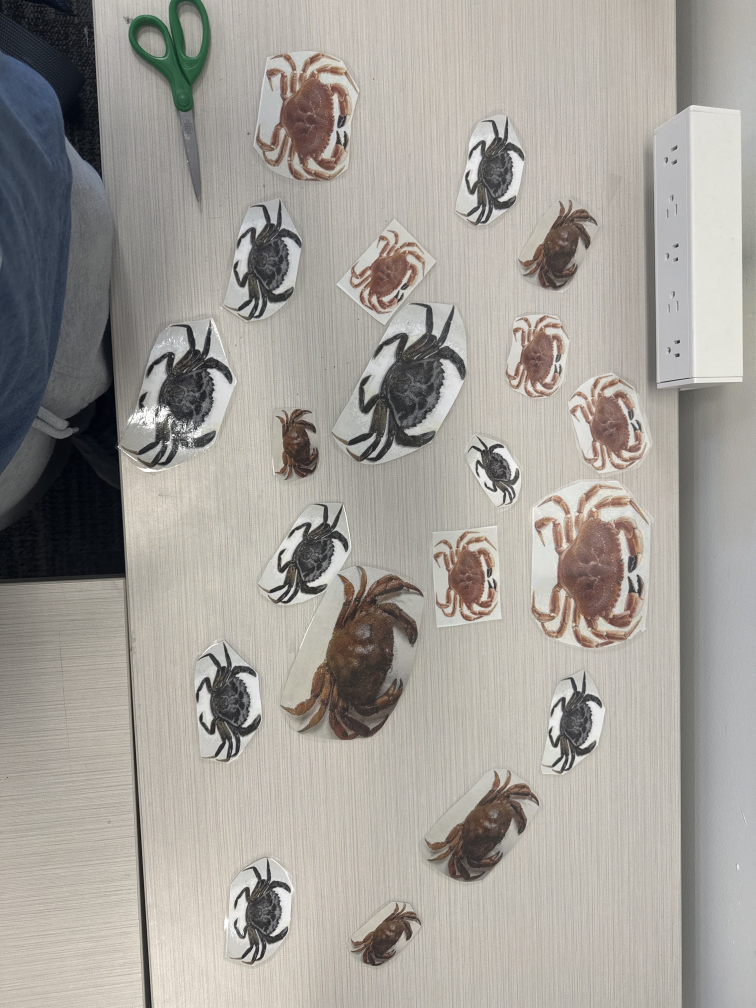
#> input picture Crab_Detection/test_2.JPG, 3024 x 4032 px, given in place of image4.jpg, which was not available (shown at 1/4 size)
$ python quadrangle_detection_image.py
#> lines starting #> are read from the running program, lines starting #| are printed output that depends on the picture; after the words box and inside, x2 and y2 are one past the last pixel; in counts of white or black regions, pixels touching at a corner belong together; pictures that were not available may be replaced by others from this repository, and a replacement may not be noted
import cv2
import numpy as np

# cap = cv2.VideoCapture(0)

def undistort(img):
    ret = 2.2063746245104525
    mtx = np.array([
        [1.09530534e+03, 0.00000000e+00, 9.54353075e+02],
        [0.00000000e+00, 1.09011353e+03, 5.41983054e+02],
        [0.00000000e+00, 0.00000000e+00, 1.00000000e+00]
    ])
    dist = np.array([[-0.32290118, 0.09774828, 0.01101426, 0.00701455, -0.01189179]])

    h,  w = img.shape[:2]
    newcameramtx, roi = cv2.getOptimalNewCameraMatrix(mtx, dist, (w,h), 1, (w,h))

    mapx, mapy = cv2.initUndistortRectifyMap(mtx, dist, None, newcameramtx, (w,h), 5)
    dst = cv2.remap(img, mapx, mapy, cv2.INTER_LINEAR)
    # crop the image
    x, y, w, h = roi
    x = x + 50
    y = y + 50
    w = w - 50
    h = h - 50
    dst = dst[y:y+h, x:x+w]

    return dst

image = cv2.imread('data/camera_roll/image4.jpg')
#> image is the input picture: shape (4032, 3024, 3); mean B, G, R 152.8, 159, 162.9
#> slider 'threshold' is set to 85
# image = undistort(image)
# image[:,:,0] = image[:,:,0]/255*10 #blue channel
# image[:,:,1] = image[:,:,1]/180*150

i_bin = image
i_blur = image


def maxl(l): return l.index(max(l))

def find_rect(i_inp):

    # i_inp = sharpen(1.0, 0, i_inp)

    cv2.imshow('img', i_inp)
    cv2.waitKey(0)
#> in changeThreshold, `i_bin = cv2.threshold(i_blur, val, 255, cv2.THRESH_BINARY)[1]`:
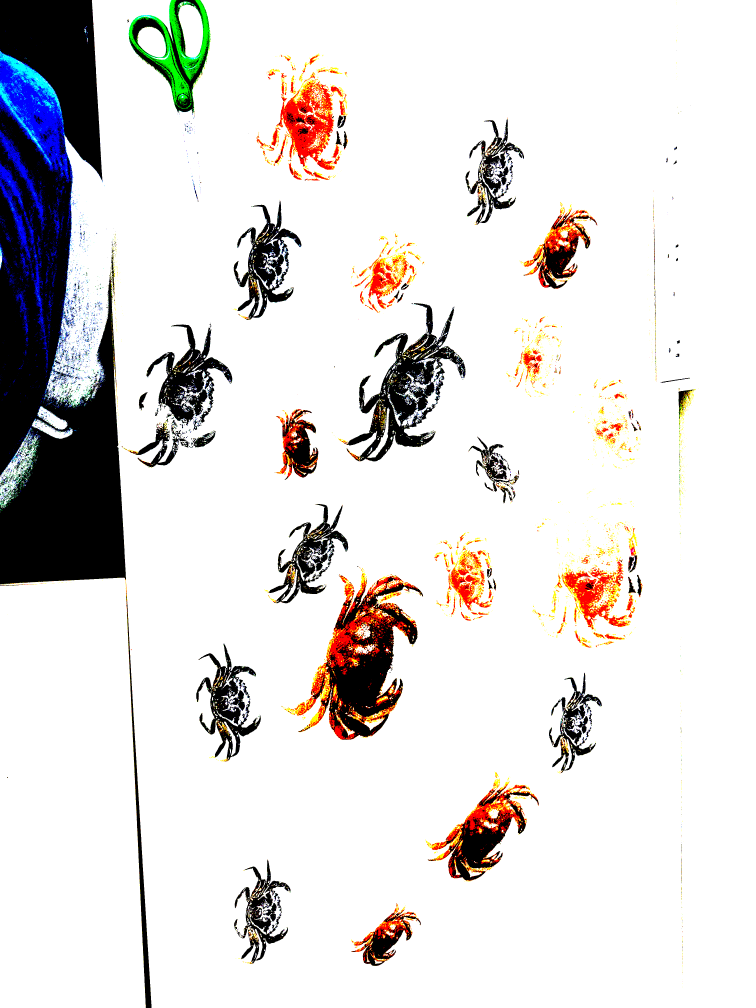
#> i_bin: shape (4032, 3024, 3) (shown at 1/4 size); mean B, G, R 219.9, 221, 223.8

    global i_bin, i_blur

    i_gray = cv2.cvtColor(i_inp, cv2.COLOR_BGR2GRAY)
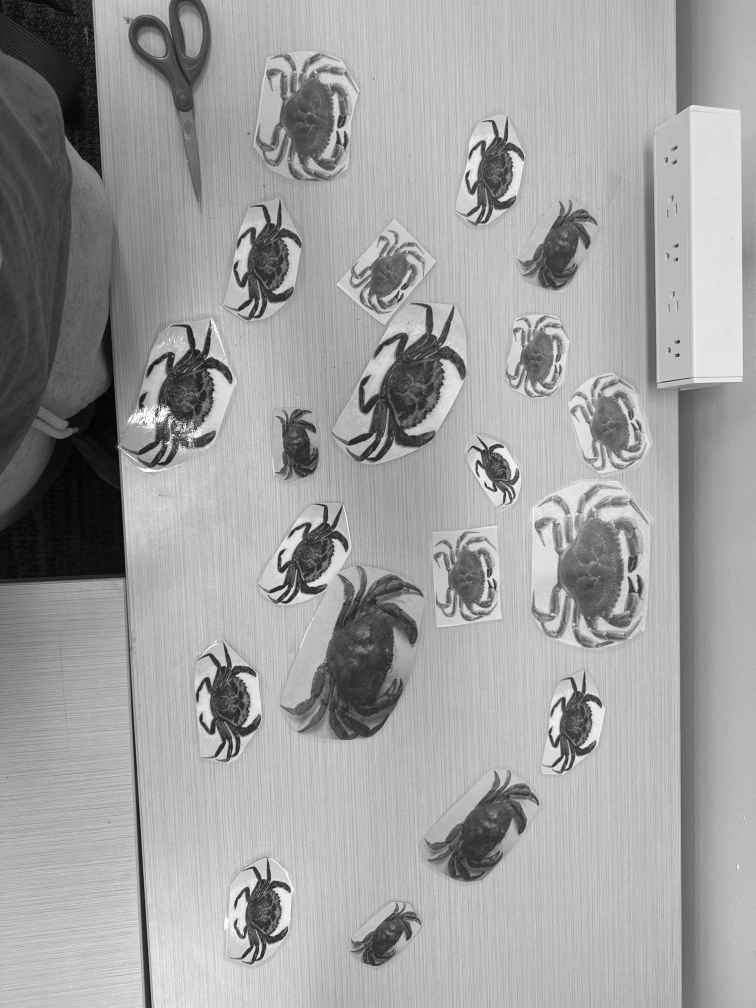
#> i_gray: shape (4032, 3024) (shown at 1/4 size); min 0, max 255, mean 159.4
    i_blur = cv2.GaussianBlur(i_gray, (5, 5), 0)
    i_blur = cv2.medianBlur(i_gray, 11)

    print(i_blur)
#> (printed output is left out)

    cv2.imshow('img', i_blur)
    cv2.waitKey(0)

    i_bin = cv2.threshold(i_blur, thresh, 255, cv2.THRESH_BINARY)[1]
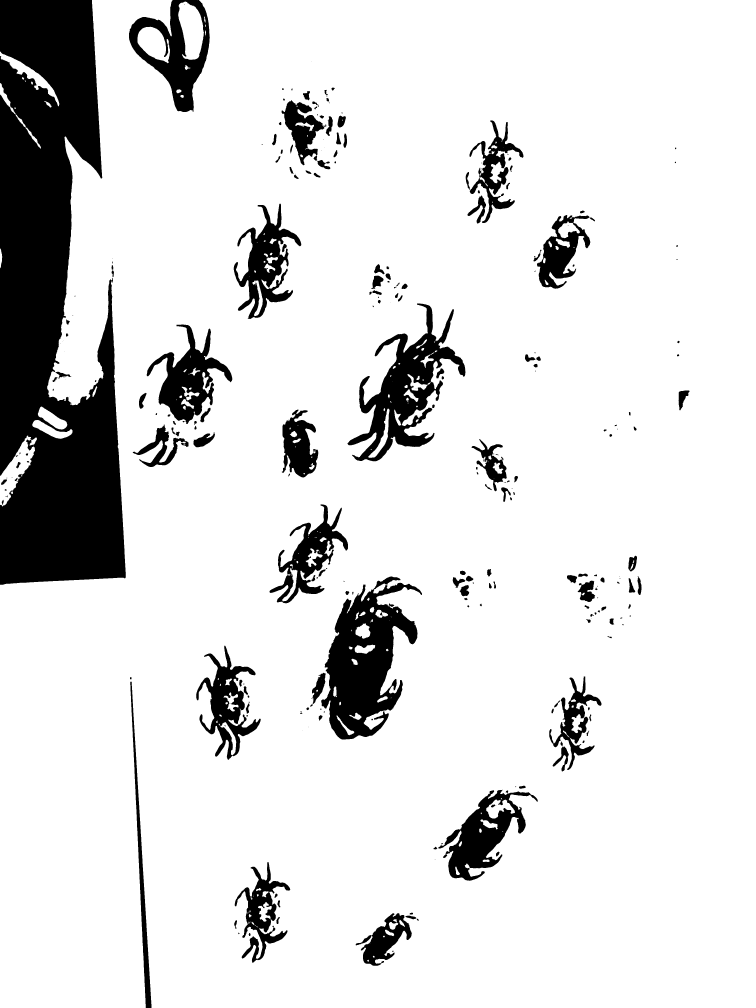
#> i_bin: shape (4032, 3024) (shown at 1/4 size); 87% white; 286 black regions (87 under 20 px)

    cv2.imshow('img', i_bin)
    cv2.waitKey(0)

    i_bin = cv2.threshold(i_blur, thresh, 255, cv2.THRESH_BINARY)[1]
    contours, hierarchy = cv2.findContours(i_bin, cv2.RETR_TREE, cv2.CHAIN_APPROX_SIMPLE)
#> contours = 506 contours, 165 with area under 20; largest, box (x1, y1, x2, y2) and area: (0, 0, 3024, 4032) 11215724, (1284, 2305, 1689, 2959) 141378, (1389, 1213, 1863, 1846) 106140, (1752, 3158, 2152, 3524) 59824, (586, 1297, 930, 1697) 53172
    cnt_largest_i = maxl(list(cv2.contourArea(c) for c in contours))
#> cnt_largest_i = 53
    cnt_largest = contours[cnt_largest_i]
#> cnt_largest = contour of 2153 points, box (x1, y1, x2, y2) (0, 0, 3024, 4032), area 11215724

    cv2.polylines(i_inp, pts=[cnt_largest], isClosed=False, color=(255, 0, 0), thickness=3)
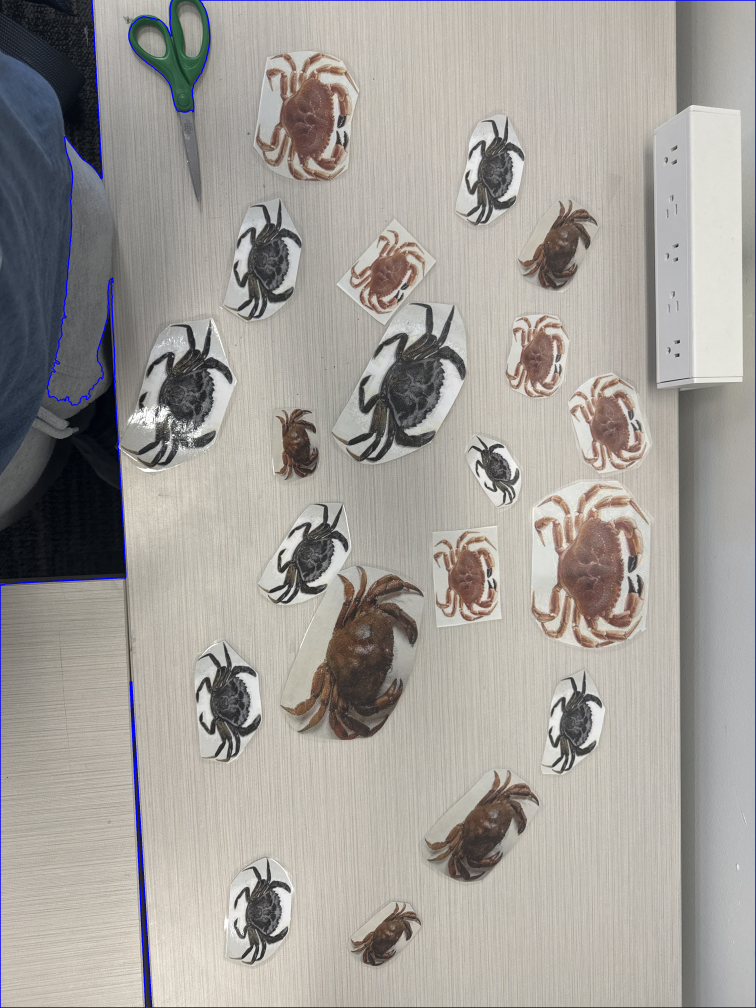
#> i_inp: shape (4032, 3024, 3) (shown at 1/4 size); mean B, G, R 153.6, 158.2, 162.1

    epsilon = 0.02 * cv2.arcLength(cnt_largest, True)
#> epsilon = 404
    approx = cv2.approxPolyDP(cnt_largest, epsilon, True)
#> approx = contour of 9 points, box (x1, y1, x2, y2) (0, 0, 3024, 4032), area 11332253

    cv2.polylines(i_inp, pts=[approx], isClosed=False, color=(0, 255, 0), thickness=6)

    print(approx)
#| [[[ 368    0]]
#|  [[   0 4031]]
#|  [[ 582 4031]]
#|  [[ 521 2726]]
#|  [[ 606 4031]]
#|  [[3023 4031]]
#|  [[3023    0]]
#|  [[ 797    0]]
#|  [[ 745  448]]]

    cv2.imshow('img', i_inp)
    cv2.waitKey(0)

    return approx

thresh = 160
def changeThreshold(val):
    global thresh
    global i_bin, i_blur
    thresh = val
    i_bin = cv2.threshold(i_blur, val, 255, cv2.THRESH_BINARY)[1]

    cv2.imshow('img', i_bin)

cv2.namedWindow("img")
cv2.createTrackbar("threshold", "img" , 0, 255, changeThreshold)


quad = find_rect(image)
#> quad has the same summary as approx in find_rect

$ run again, on Crab_Detection/test_3.JPG
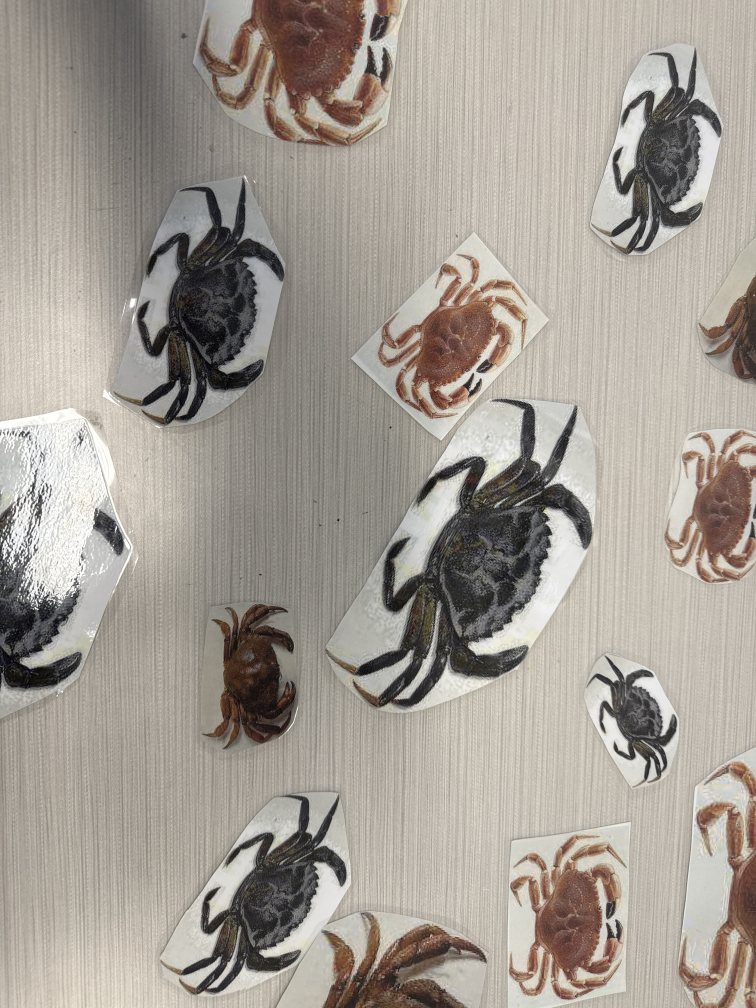
#> input picture Crab_Detection/test_3.JPG, 3024 x 4032 px, given in place of image4.jpg, which was not available (shown at 1/4 size)
#> image is the input picture: shape (4032, 3024, 3); mean B, G, R 147.8, 156.2, 163.2
#> (printed output is left out)
#> in find_rect, `i_bin = cv2.threshold(i_blur, thresh, 255, cv2.THRESH_BINARY)[1]`:
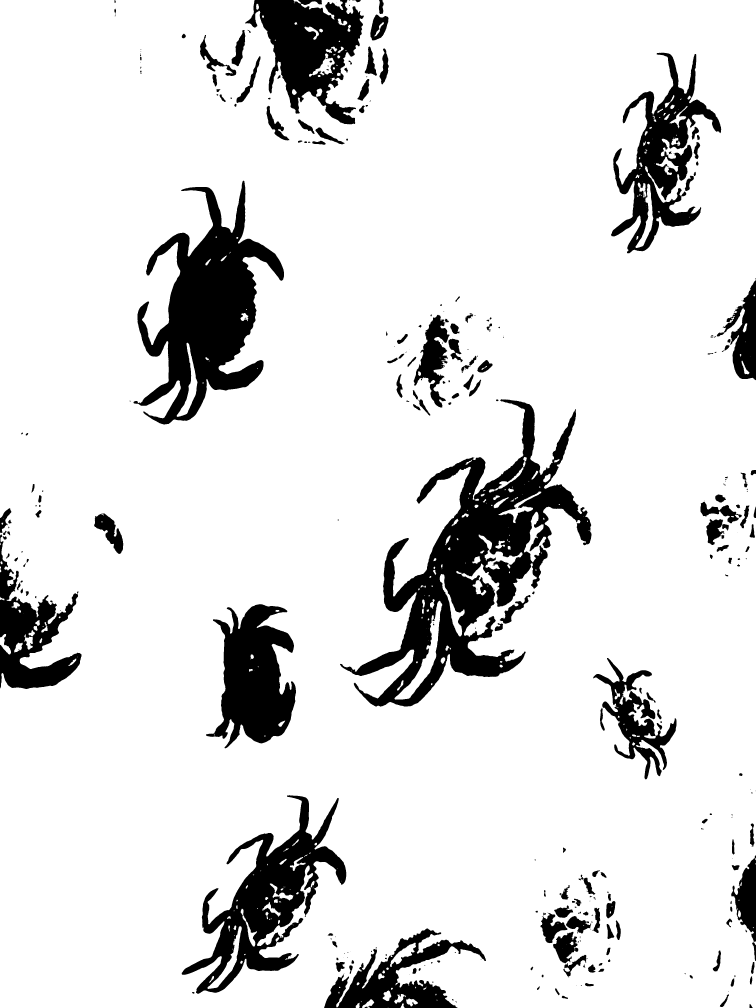
#> i_bin: shape (4032, 3024) (shown at 1/4 size); 87.7% white; 346 black regions (122 under 20 px)
#> contours = 667 contours, 253 with area under 20; largest, box (x1, y1, x2, y2) and area: (0, 0, 3024, 4032) 11836746, (1359, 1596, 2367, 2828) 392780, (533, 722, 1137, 1699) 250892, (726, 3180, 1386, 3976) 177862, (2443, 210, 2886, 1014) 128372
#> cnt_largest_i = 96
#> cnt_largest = contour of 5239 points, box (x1, y1, x2, y2) (0, 0, 3024, 4032), area 11836746
#> in find_rect, `cv2.polylines(i_inp, pts=[cnt_largest], isClosed=False, color=(255, 0,..`:
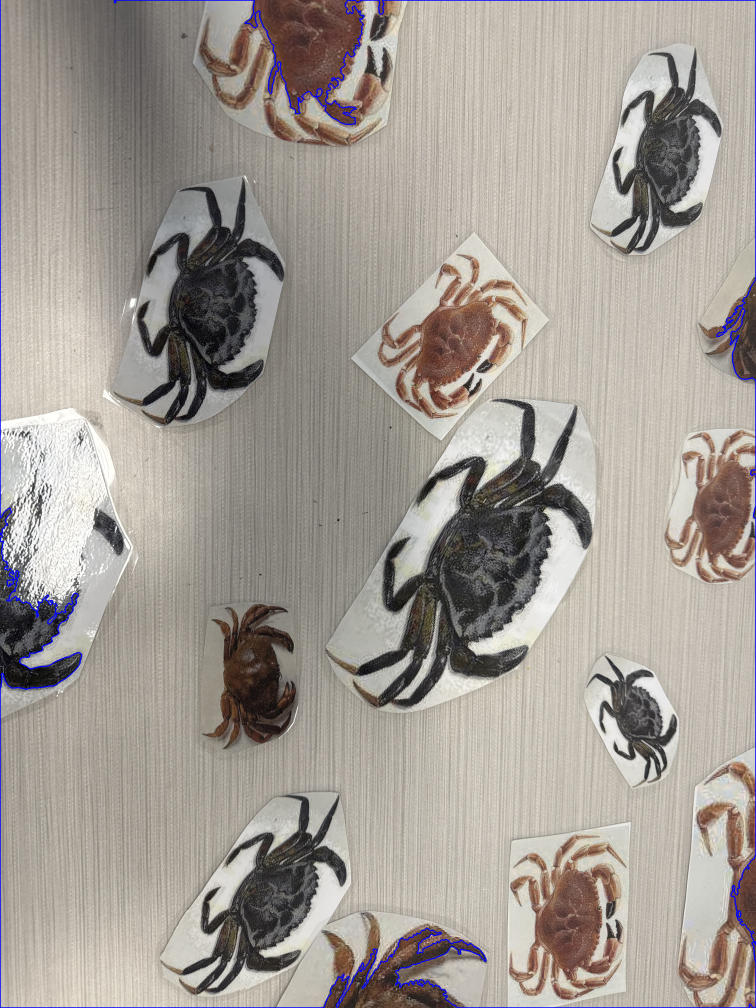
#> i_inp: shape (4032, 3024, 3) (shown at 1/4 size); mean B, G, R 148.7, 155.4, 162.3
#> epsilon = 459
#> approx = [[0, 0], [0, 4031], [3023, 4031], [3023, 0], [1389, 0], [1407, 497]]
#| [[[   0    0]]
#|  [[   0 4031]]
#|  [[3023 4031]]
#|  [[3023    0]]
#|  [[1389    0]]
#|  [[1407  497]]]
#> quad has the same summary as approx in find_rect
